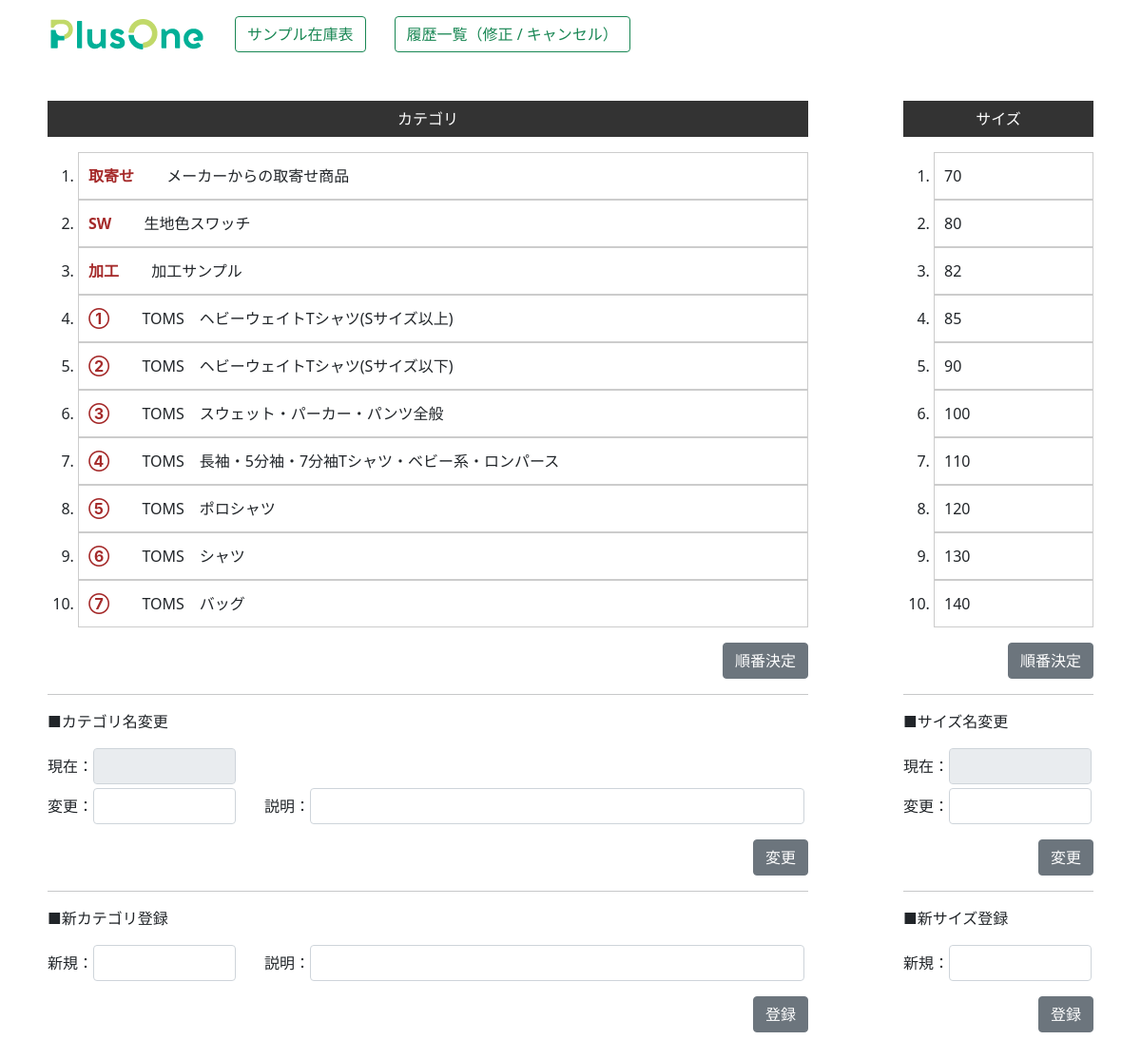
/zaiko2/size_category/ (signed in), run on an earlier commit of the app's database.
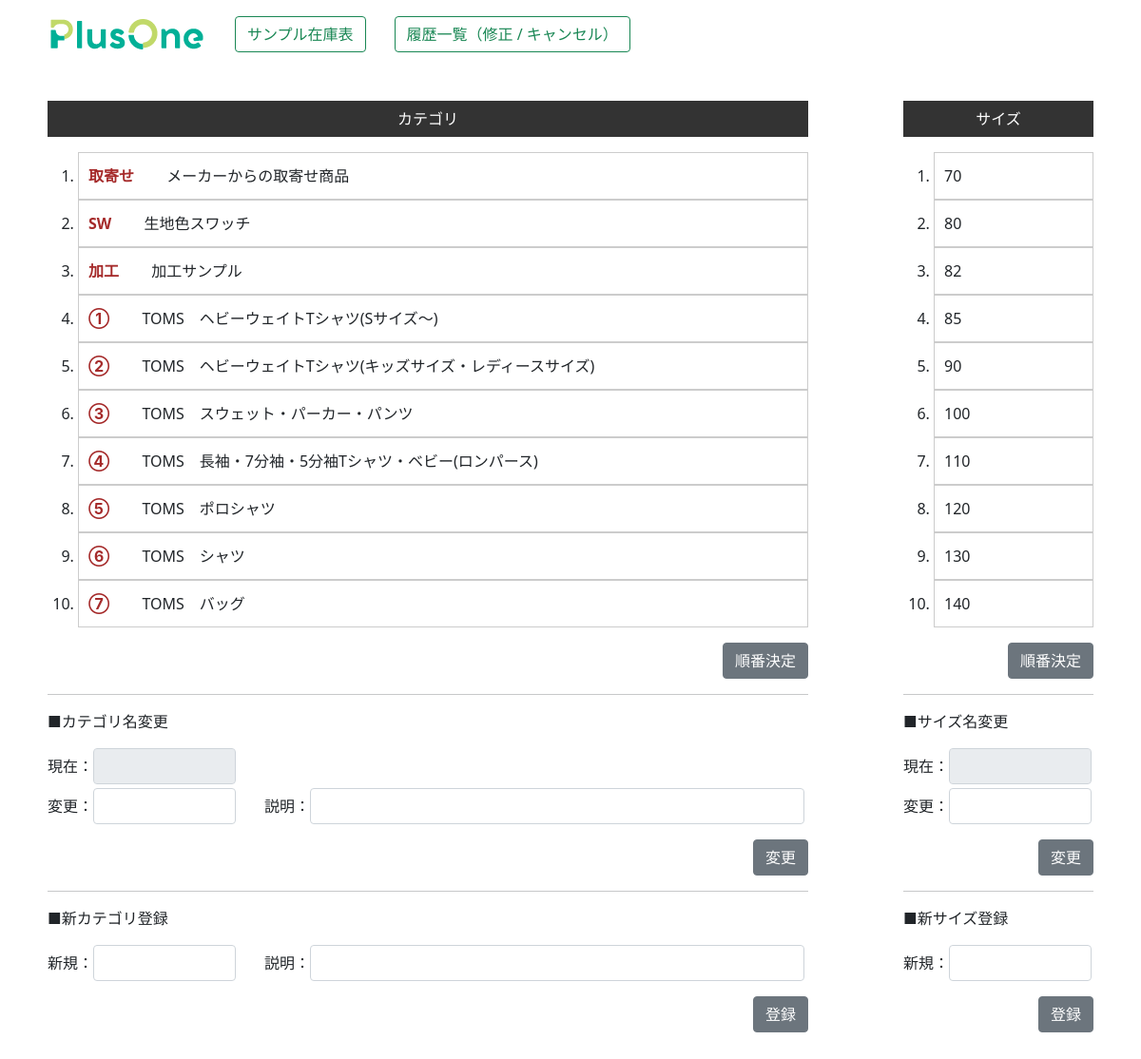
And on a later commit of the database.
### zaiko/models.py (models this page shows, shortened)
class Category(models.Model):
    category_num=models.IntegerField("順番",null=False)
    category=models.CharField("カテゴリ",max_length=50,blank=True)
    category_ex=models.CharField("説明",max_length=100,blank=True)

class Size(models.Model):
    size_num=models.IntegerField("順番",null=False)
    size=models.CharField("サイズ",max_length=30,blank=True)

### zaiko2/views.py (the view)
# urls.py: path('size_category/', size_category, name="size_category"),
@login_required
def size_category(request):
    sizes=Size.objects.all().order_by("size_num")
    category=Category.objects.all().order_by("category_num")
    request.session["comment"]=""
    kanri=0
    if request.user.username == "p1masao":
        kanri=1
    return render(request,"zaiko2/size_category.html",{"sizes":sizes,"category":category,"kanri":kanri})

### zaiko2/templates/zaiko2/size_category.html (shortened to what this page needs)
{% load static %}
<!DOCTYPE html>
<html lang="ja">
<head>
    <link rel="stylesheet" href="{% static 'main.css' %}">
    <link href="https://cdn.jsdelivr.net/npm/bootstrap@5.0.2/dist/css/bootstrap.min.css" rel="stylesheet">
    <link rel="stylesheet" href="https://cdn.jsdelivr.net/npm/bootstrap-icons@1.8.0/font/bootstrap-icons.css">
</head>
<body>
    <div class="container mt-3 mb-5">
        <div style="margin: 0 auto; justify-content: center; width: 1100px;">
            {% include "zaiko/menu.html" with kanri=kanri %}
            <div class="flex4" style="margin-top: 50px;">
                <div style="width: 800px;">
                    <div class="title_sc">カテゴリ</div>
                    <div class="inlineframe mt-3" style=" height: 500px;">
                        <ol class="drag-list">
                            {% for i in category %}
                                {% if i.category_num == 0 %}
                                <li id="{{i.category}}" name="category_list" draggable="true" style="background-color: aqua;">
                                    <span style="color: brown;">{{i.category}}</span>
                                    <span style="margin-left: 30px;">{{i.category_ex}}</span>
                                </li>
                                {% else %}
                                <li id="{{i.category}}" name="category_list" draggable="true">
                                    <span style="color: brown; font-weight: bold;">{{i.category}}</span>
                                    <span style="margin-left: 30px;">{{i.category_ex}}</span>
                                </li>
                                {% endif %}
                            {% endfor %}
                        </ol>
                    </div>
                    <div style="width: 800px;">
                        <div class="mt-3" style="text-align: right;">
                            <button type="button" class="btn btn-secondary" id="btn_category_num">順番決定</button>
                        </div>
                        <hr>
                        <div>■カテゴリ名変更</div>
                        <div class="mt-3">
                            <div class="flex2">
                                <div>現在：</div>
                                <div style="width: 150px;"><input class="form-control" type="text" id="category_name1" readonly></div>
                            </div>
                            <div class="flex2 mt-1">
                                <div>変更：</div>
                                <div style="width: 150px;"><input class="form-control" type="text" id="category_name2"></div>
                                <div style="margin-left: 30px;">説明：</div>
                                <div style="width: 520px;"><input class="form-control" type="text" id="category_name3"></div>
                            </div>
                            <div class="mt-3" style="text-align: right;">
                                <button type="button" class="btn btn-secondary" id="btn_category_name">変更</button>
                            </div>
                        </div>
                        <hr>
                        <div>■新カテゴリ登録</div>
                        <div class="mt-3">
                            <div class="flex2">
                                <div>新規：</div>
                                <div style="width: 150px;"><input class="form-control" type="text" id="category_new1"></div>
                                <div style="margin-left: 30px;">説明：</div>
                                <div style="width: 520px;"><input class="form-control" type="text" id="category_new2"></div>
                            </div>
                            <div class="mt-3" style="text-align: right;">
                                <button type="button" class="btn btn-secondary" id="btn_category_new">登録</button>
                            </div>
                        </div>
                    </div>
                </div>
                <div style="width: 200px;">
                    <div class="title_sc">サイズ</div>
                    <div class="inlineframe mt-3" style="height: 500px;">
                        <ol class="drag-list">
                            {% for i in sizes %}
                                {% if i.size_num == 0 %}
                                <li id="{{i.size}}" name="size_list" draggable="true" style="background-color: aqua;">{{i.size}}</li>
                                {% else %}
                                <li id="{{i.size}}" name="size_list" draggable="true">{{i.size}}</li>
                                {% endif %}
                            {% endfor %}
                        </ol>
                    </div>
                    <div style="width: 200px;">
                        <div class="mt-3" style="text-align: right;">
                            <button type="button" class="btn btn-secondary" id="btn_size_num">順番決定</button>
                        </div>
                        <hr>
                        <div>■サイズ名変更</div>
                        <div class="mt-3">
                            <div class="flex2">
                                <div>現在：</div>
                                <div style="width: 150px;"><input class="form-control" type="text" id="size_name1" readonly></div>
                            </div>
                            <div class="flex2 mt-1">
                                <div>変更：</div>
                                <div style="width: 150px;"><input class="form-control" type="text" id="size_name2"></div>
                            </div>
                            <div class="mt-3" style="text-align: right;">
                                <button type="button" class="btn btn-secondary" id="btn_size_name">変更</button>
                            </div>
                        </div>
                        <hr>
                        <div>■新サイズ登録</div>
                        <div class="mt-3">
                            <div class="flex2">
                                <div>新規：</div>
                                <div style="width: 150px;"><input class="form-control" type="text" id="size_new"></div>
                            </div>
                            <div class="mt-3" style="text-align: right;">
                                <button type="button" class="btn btn-secondary" id="btn_size_new">登録</button>
                            </div>
                        </div>
                    </div>
                </div>
            </div>
        </div>
    </div>
</body>
</html>

### zaiko/templates/zaiko/menu.html (shortened to what this page needs)
{% load static %}
<div class="menu">
    <div>
        <a href="https://www.p1-intl.com/" target="_blank"><img src="{% static 'logo.png' %}"></a>
    </div>
    <div style="margin-left: 30px;">
        <a href="{% url 'zaiko:index' %}"><button type="button" class="btn btn-outline-success">サンプル在庫表</button></a>
    </div>
    <div style="margin-left: 30px;">
        <a href="{% url 'zaiko:irai_rireki' %}"><button type="button" class="btn btn-outline-success">履歴一覧（修正 / キャンセル）</button></a>
    </div>
</div>

### zaiko/static/main.css (style rules this page uses)
.flex2,.menu { display: flex; flex-wrap: wrap; align-items: center; }
.flex4 { display: flex; flex-wrap: nowrap; justify-content: space-between; }
.menu { width: 1100px; margin: 0 auto; }
.drag-list li { line-height:3em; border:1px solid #cccccc; cursor:pointer; padding-left: 10px; }
.inlineframe { background-color:#FFFFFF; overflow:auto; overflow-y:scroll; overflow-x:hidden; }
.title_sc { background-color: #333333; color: #fff; text-align: center; padding: 7px 0px; }

What changed in the data, as far as the page shows it:
changed Category: category_ex "TOMS ヘビーウェイトTシャツ(Sサイズ以上)" → "TOMS ヘビーウェイトTシャツ(Sサイズ～)"
changed Category: category_ex "TOMS ヘビーウェイトTシャツ(Sサイズ以下)" → "TOMS ヘビーウェイトTシャツ(キッズサイズ・レディースサイズ)"
changed Category: category_ex "TOMS スウェット・パーカー・パンツ全般" → "TOMS スウェット・パーカー・パンツ"
changed Category: category_ex "TOMS 長袖・5分袖・7分袖Tシャツ・ベビー系・ロンパース" → "TOMS 長袖・7分袖・5分袖Tシャツ・ベビー(ロンパース)"
